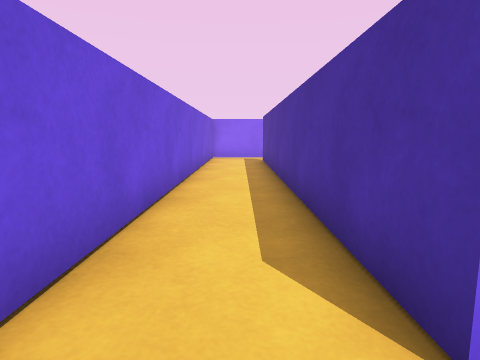
[1] (above)

20 first-person views from a walk through a scene from a Unity 3-D project. The camera is 0.61 m above the floor, tilts 8° down and sees 75° across. The floor is counted in squares, 0.5 m on a side. Each view is taken from the middle of a square. On the plan, view 1 faces up. The plan holds only what a view shows up to about 13 squares ahead; the rest is blank. The player is left out.

[2]
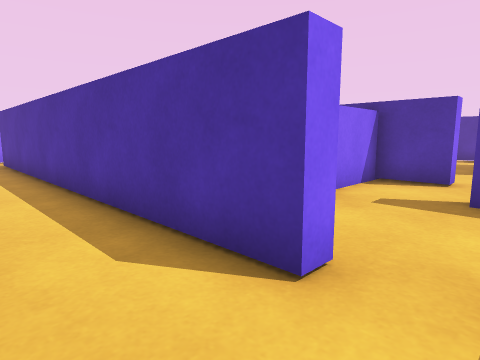

[3]
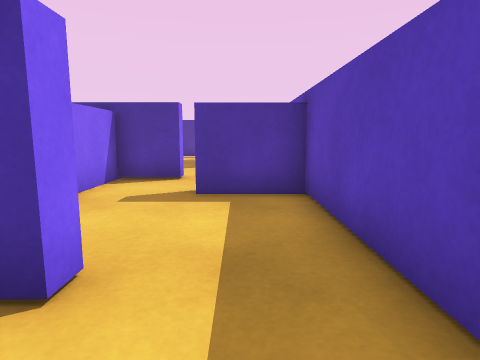

[4]
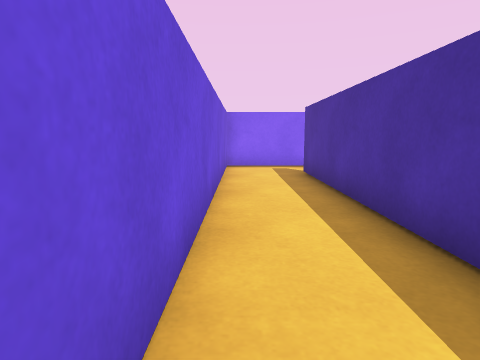

[5]
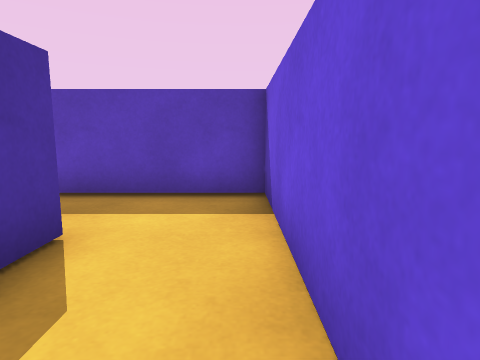

[6]
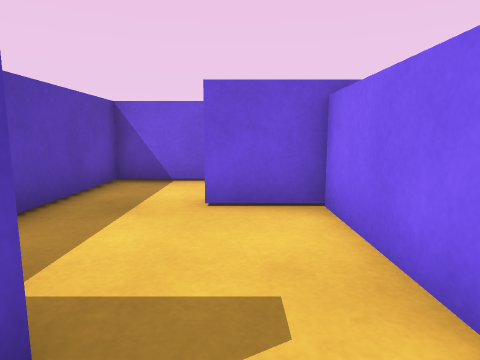

[7]
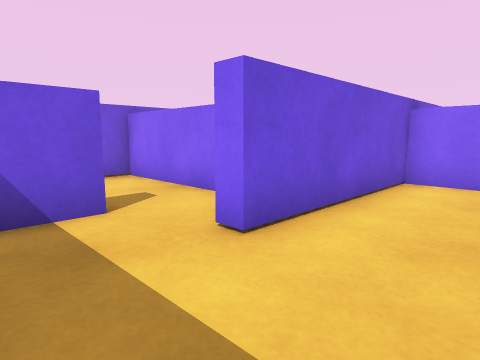

[8]
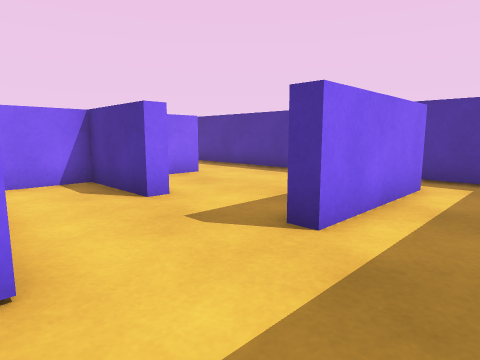

[9]
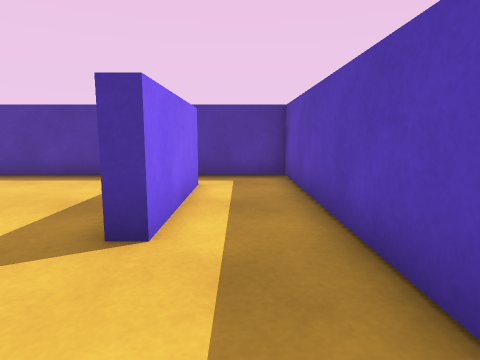

[10]
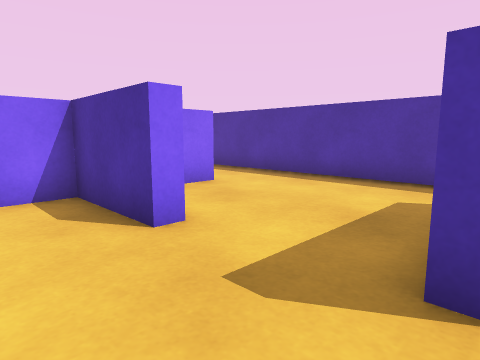

[11]
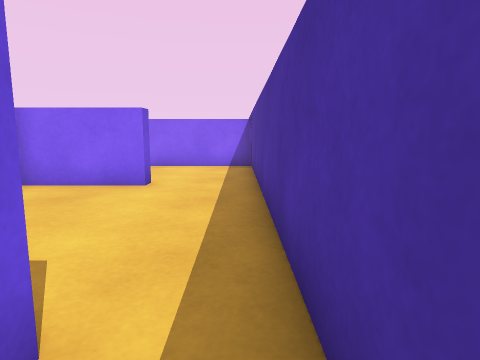

[12]
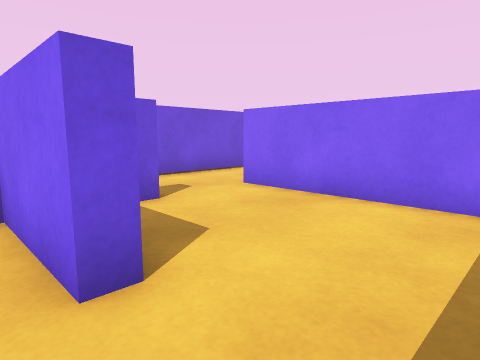

[13]
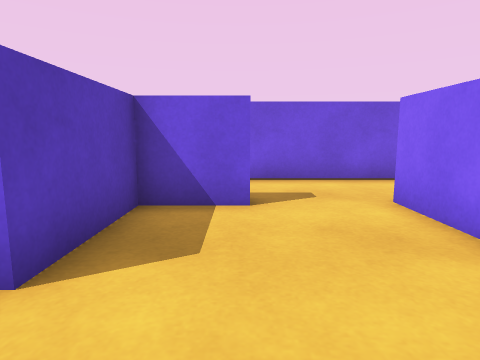

[14]
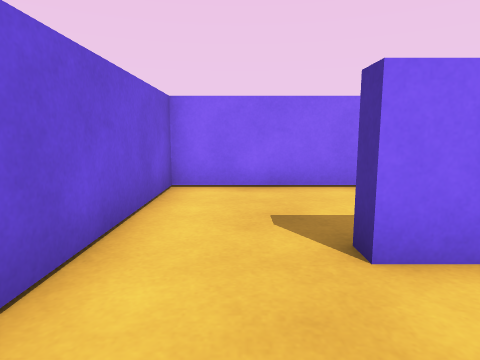

[15]
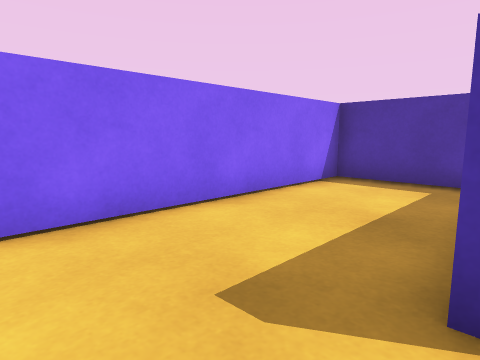

[16]
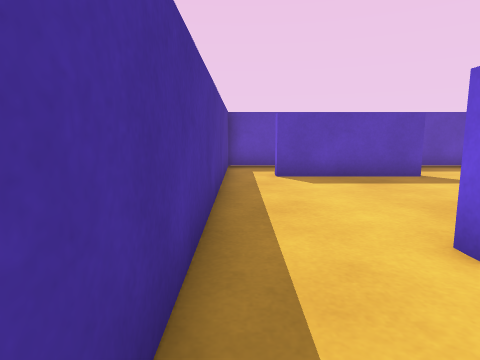

[17]
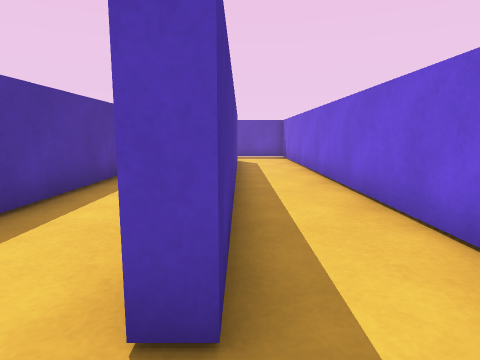

[18]
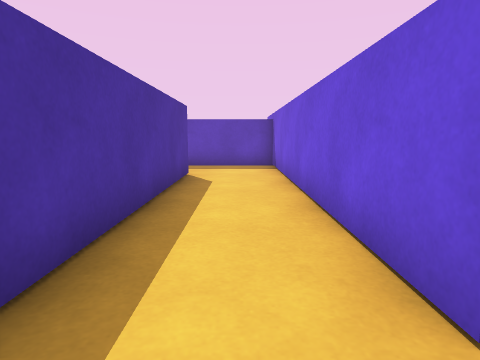

[19]
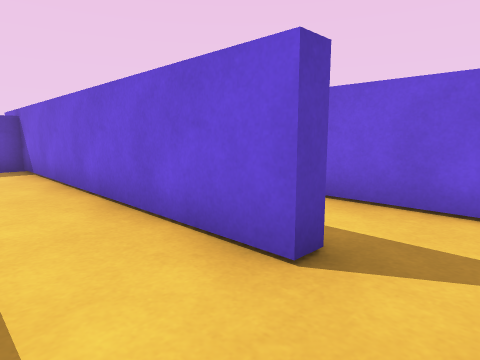

[20]
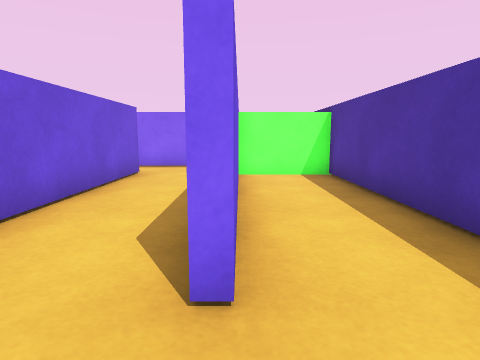

### Floor plan
Ten units are one square. View 1 is at (0, 0); x grows to the right and y downward. Boxes are objects, and circles mark ways between rooms. Rooms are numbered by the first view taken in them; rooms with no view inside come last. Other rooms are left out.
<svg viewBox="-20 -179 200 198">
<path fill="none" stroke="#000" d="M61 -10 61 5M78 -17 78 -35 16 -35 16 -14 11 -14 11 -154M-15 -169 -15 14 55 14 55 -10M5 -174 -15 -174M116 -47 111 -47 111 -77 84 -77 84 -17 78 -17M115 -16 159 -16 159 -11 115 -11 115 -16M116 -102 116 -82 146 -82 146 -77 115 -77M81 14 175 14 175 -129 125 -129M125 -129 113 -129 113 -135M175 -144 175 -174 84 -174 84 -102M50 -99 50 -71M46 -71 46 -150M78 -85 78 -150M11 -154 16 -154 16 -40 52 -40M30 -174 5 -174"/>
<rect x="55" y="-155" width="20" height="10" fill="#bbb"><title>green block</title></rect>
<circle cx="77" cy="0" r="3" fill="#2a7"/>
<circle cx="15" cy="-165" r="3" fill="#2a7"/>
<circle cx="115" cy="-115" r="3" fill="#2a7"/>
<text x="0" y="-50">1</text>
<text x="130" y="-50">2</text>
<text x="120" y="-140">3</text>
<text x="40" y="-110">4</text>
</svg>
Room 1 opens to room 2. Room 1 opens to room 4. Room 2 opens to room 3.

Where each view was taken, in squares from view 1:
view 1: 0 up, 0 right, facing up
view 2: 0 up, 1 left, facing up-right
view 3: 0 up, 1 left, facing right
view 4: 5 up, 1 left, facing up
view 5: 5 up, 1 left, facing down
view 6: 2 up, 7 right, facing left
view 7: 1 down, 11 right, facing up-left
view 8: 1 down, 8 right, facing up-right
view 9: 0 up, 8 right, facing right
view 10: 1 up, 9 right, facing up-right
view 11: 0 up, 17 right, facing up
view 12: 7 up, 17 right, facing up-left
view 13: 10 up, 17 right, facing left
view 14: 10 up, 10 right, facing up
view 15: 13 up, 9 right, facing up-right
view 16: 11 up, 17 right, facing down
view 17: 17 up, 1 right, facing down
view 18: 17 up, 3 right, facing down
view 19: 17 up, 4 right, facing down-left
view 20: 5 up, 5 right, facing up
